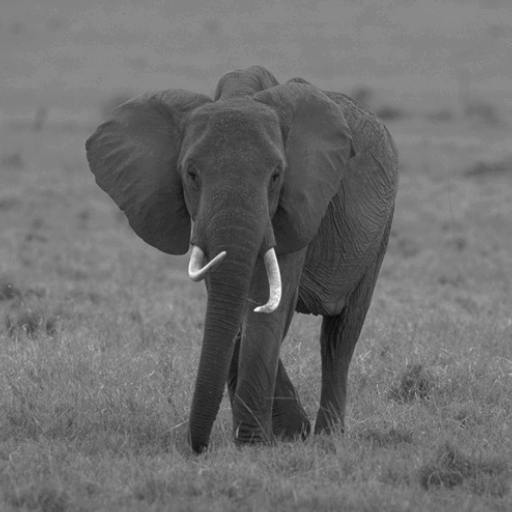
//> input picture images/elephant_3.pgm, 512 x 512 px, given in place of elephant_3.pgm.jpg, which was not available
$ ./inspi.main images/elephant_3.pgm   (built with g++ and OpenCV 4)
//> lines starting //> are read from the running program, lines starting //| are printed output that depends on the picture; after the words box and inside, x2 and y2 are one past the last pixel; in counts of white or black regions, pixels touching at a corner belong together; pictures that were not available may be replaced by others from this repository, and a replacement may not be noted

#include <stdio.h>
#include <opencv/cv.h>
#include <opencv2/highgui.hpp>
#include <opencv2/imgcodecs/imgcodecs_c.h>
#include <opencv2/highgui/highgui_c.h>

using namespace cv;
IplImage *img, *imgSobel, *imgLaplace, *imgCanny, *imgReference, *imgGauss;
int seuil_sobel = 70;
int seuil_laplace = 125;
int seuil_canny_bas=50, seuil_canny_haut =100;

//Compte le nombre de pixels contours dans l'image
// (à appeler sur l'image calculée et celle de référence)
float contours(IplImage *in){
	float compteur =0;
	CvScalar v;

	//On parcourt toute l'image,
	for(int i = 0; i < in->height; i++){
		for(int j = 0; j < in->width; j++){
		//Si le pixel est noir on le compte
			v = cvGet2D(in, i, j);
			if( v.val[0] == 0) compteur ++;
		}
	}


	return compteur;
}

//Compte combien de contours ont étés correctement trouvés
//cad pour chaque pixel dans l'image de référence est ce qu'il y'en a un au même endroit (au voisinage près)
float contours_corrects(IplImage *calculee, IplImage *reference){
	float compteur = 0;
	CvScalar v, voisin;
	bool correspond;

	//On parcourt toute l'image,
	for(int i = 1; i < reference->height; i++){
		for(int j = 1; j < reference->width; j++){
			correspond = false;
			v = cvGet2D(reference, i, j);
			//Si ce pixel est noir dans l'image de reference
			if( v.val[0] == 0){
				//Est ce qu'il y en a un noir aussi au voisinage de sa position dans l'image calculée
				for(int k=-1; k<2;k++){
					for(int l=-1; l<2; l++){
						voisin= cvGet2D(calculee, i+k, j+l);
						if(voisin.val[0] == 0) {
							correspond = true;
							break; //dès qu'on en trouve un plus besoin de tester les autres
						}
					}
				}
				if(correspond) compteur++;
			}
		}
	}

	return compteur;
}

//Applique un seuil
IplImage* seuiller(IplImage *in, int seuil){
	IplImage* out = cvCreateImage( cvGetSize(in), IPL_DEPTH_8U, 1 );
    CvScalar v;

	for(int i = 0; i < in->height; i++){
		for(int j = 0; j < in->width; j++){
			v = cvGet2D(in, i, j);
			if( v.val[0] < seuil )
				v.val[0] = 255;
			else
				v.val[0] = 0;
			cvSet2D(out, i, j, v);
		}
	}
	return out;
}

//Soustraction d'images
// [19 lines left out: function soustraction, not called in this run]

//Sobel
IplImage* sobel(IplImage* in){
    IplImage* out = cvCreateImage( cvGetSize(in), IPL_DEPTH_8U, 1 );
    CvScalar v;
	int dx[3][3] = {{-1,0,1},{-2,0,2},{-1,0,1}};
	int dy[3][3] = {{1,2,1},{0,0,0},{-1,-2,-1}};
	/* Filtre de Prewitt, pour tester
	int dx[3][3] = {{-1,0,1},{-1,0,1},{-1,0,1}};
	int dy[3][3] = {{-1,-1,-1},{0,0,0},{1,1,1}};*/

	int sx, sy, somme;
	for(int i = 1; i < in->height-2; i++){
		for(int j = 1; j < in->width-2; j++){
			//Initialisation de la somme
			sx = 0;
			sy = 0;
			//Parcours des voisins centrés sur le pixel (i,j)
			for(int voisin_h = -1; voisin_h <= 1; voisin_h++){
				for(int voisin_v = -1; voisin_v <= 1; voisin_v++){
					//On récupère la valeur du voisin
					v = cvGet2D(in, i+voisin_h, j+voisin_v);
					//On met à jour la somme
					//les (+1) sont là pour ne pas avoir d'indice négatif
					sx += (int)v.val[0] * dx[voisin_h+1][voisin_v+1];
					sy += (int)v.val[0] * dy[voisin_h+1][voisin_v+1];
				}
			}
			//somme = abs(sx)+abs(sy); Donne approximativement le même résultat que la méthode sqrt des carrés pour une complexité /2
			somme = sqrt( (sx*sx)+(sy*sy) );
			if( somme > 255 ) v.val[0] = 255;
			else v.val[0] = somme;
			cvSet2D(out, i, j, v);
		}
	}
	out = seuiller(out,seuil_sobel);
    return out;
}

//Laplace
IplImage* laplace(IplImage* in){
    IplImage* out = cvCreateImage( cvGetSize(in), IPL_DEPTH_8U, 1 );

	cvLaplace(in,out,3);

   	out = seuiller(out, seuil_laplace);
    return out;
}

//Canny
IplImage* canny(IplImage* in){
	int seuil_bas, seuil_haut, ouverture;
	ouverture =3; //taille du noyau

	IplImage* out = cvCreateImage( cvGetSize(in), IPL_DEPTH_8U, 1 );

	//Canny prend 2 seuils : Si l'amplitude du gradient dépasse le seuil haut, alors l'algo trace un contour
	// dans cette direction, jusqu'à ce que l'amplitude tombe en dessous du seuil bas ou que le gradient change de direction
	cvCanny( in, out, seuil_canny_bas, seuil_canny_haut, ouverture);
	out = seuiller(out, 255);

	return out;
}

//Libération de l'espace mémoire
// [8 lines left out: function detruireFenetres, not called in this run]

//Stats entre l'image de contours qu'on calcule et celle de reference
void mesures(IplImage *calculee, IplImage *reference, char *nomFiltre){
	//Nombre de pixels de contours dans l'image calculée
	float contoursDetectes = contours(calculee);
	//Nombre de pixels de contours dans l'image de reference
	float contoursReference = contours(reference);
	//Nombre de pixels contours correctement détectés dans l'image calculée	par rapport à l'image de ref
	float contoursCorrects = contours_corrects(calculee, reference);
	//Nombre de pixels detectés comme contours mais non contours dans l'image ref
	float fauxPositifs = contoursDetectes - contoursCorrects;
	//Nombre de pixels contours non détectés dans l'image calculée mais contours dans l'image de ref
	float fauxNegatifs = contoursReference - contoursCorrects;

	float performance = (float)(contoursCorrects/(contoursCorrects+fauxPositifs+fauxNegatifs));
	float TFP = (float)(fauxPositifs/(contoursCorrects+fauxPositifs+fauxNegatifs));
	float TFN = (float)(fauxNegatifs/(contoursCorrects+fauxPositifs+fauxNegatifs));

	printf("------ Stats pour %s ------\n", nomFiltre);
	printf("%.0f contours détectés\n", contoursDetectes);
	printf("%.0f contours reference\n", contoursReference);
	printf("%.0f contours corrects \n", contoursCorrects);
	printf("%.0f faux positifs \n", fauxPositifs);
	printf("%.0f faux negatifs \n", fauxNegatifs);
	printf("performance = %.2f %%\nTaux faux positifs = %.2f %%\nTaux faux negatifs = %.2f %%\n",performance*100,TFP*100,TFN*100);
	printf("\n");

}

//Les trackbars rappellent les algos sur l'image
// [17 lines left out: functions on_trackbar_sobel, on_trackbar_canny, on_trackbar_laplace, not called in this run]

int main( int argc, char** argv )
{
	//le nom pour aller chercher l'image de base et celle de contours de référence en même temps
    char fic[1024];

    //Vérification des arguments
    if( argc < 2 ) {
        fprintf( stderr, "Utilisation: Contours <image>\n" );
        return 1;
    }

    //Chargement de l'image d'origine
    sprintf(fic, "%s.jpg", argv[1]);
    img = cvLoadImage( fic, CV_LOAD_IMAGE_GRAYSCALE );
//> img is the input picture: 512 rows x 512 cols, CV_8UC1; min 10, max 251, mean 110.1
    if( img == 0 ) {
		fprintf( stderr, "Impossible de lire : %s!\n", argv[1] );
        return 1;
    }

    printf("Deplacez une trackbar pour changer les valeurs de seuil et calculer les statistiques\n");
    //On diminue un peu le bruit sur l'image de base
    imgGauss = cvCreateImage( cvGetSize(img), IPL_DEPTH_8U, 1 );
	cvSmooth( img, imgGauss, CV_GAUSSIAN, 11, 11 );

    //Affichage de l'image d'origine
    cvNamedWindow( "image", CV_WINDOW_NORMAL);
    cvMoveWindow("image", 475, 0);
    cvShowImage( "image", img );

    //Image de référence
	sprintf(fic, "%s_gt_binary.jpg", argv[1]);
	imgReference = cvLoadImage( fic, CV_LOAD_IMAGE_GRAYSCALE );
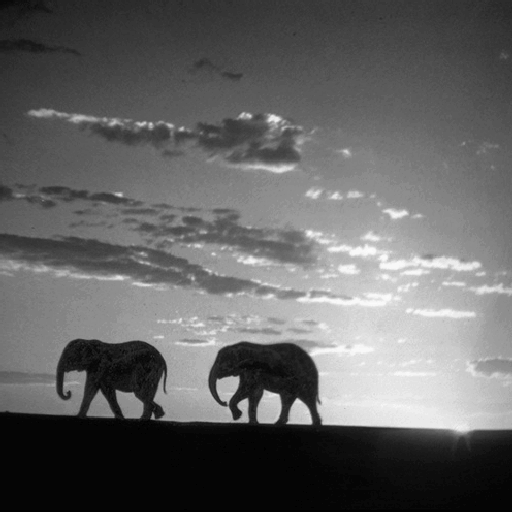
//> input picture images/elephants.pgm, 512 x 512 px, given in place of elephant_3.pgm_gt_binary.jpg, which was not available
//> imgReference is the input picture: 512 rows x 512 cols, CV_8UC1; min 0, max 251, mean 99
    cvNamedWindow("reference", CV_WINDOW_NORMAL);
    cvMoveWindow("reference", 1000, 0);
    cvShowImage( "reference", imgReference);

    //Sobel (sur l'image floutée pour une meilleure detection)
    imgSobel = sobel(imgGauss);
//> the loop in sobel, `for(int i = 1; i < in->height-2; i++)` made 509 passes
//> (sx, sy, v, somme) on passes 1 to 3: (0, 0, Scalar(0), 0), (0, 0, Scalar(0), 0), (-1, -3, Scalar(3), 3)
//> after the loop in sobel, `for(int i = 1; i < in->height-2; i++)`:
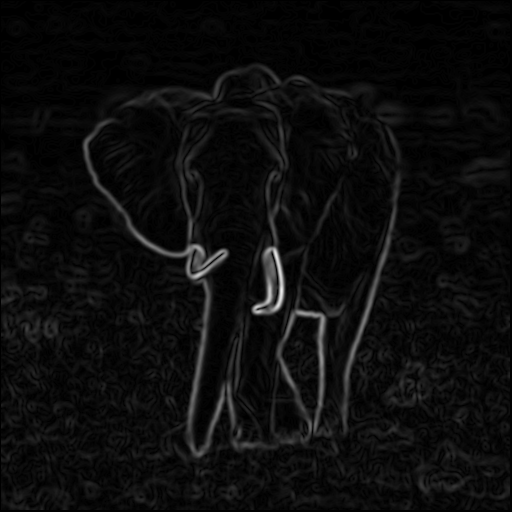
//> out: 512 rows x 512 cols, CV_8UC1; min 0, max 236, mean 12.2
//> after the loop in sobel, `for(int i = 1; i < in->height-2; i++)`: sx = -1; sy = 3; v = Scalar(3); somme = 3
//> after the loop in seuiller, `for(int i = 0; i < in->height; i++)`:
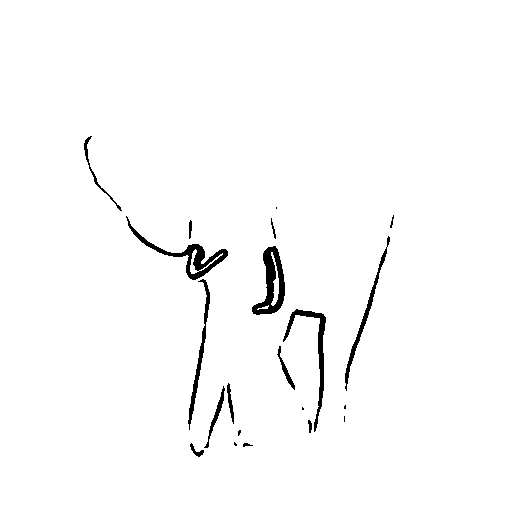
//> out: 512 rows x 512 cols, CV_8UC1; 98.1% white; 21 black regions (6 under 20 px), largest, box (x1, y1, x2, y2) and area: (252, 246, 285, 315) 1039, (126, 216, 228, 280) 994, (283, 309, 326, 432) 759
    cvNamedWindow("sobel", CV_WINDOW_NORMAL);
    cvMoveWindow("sobel", 0, 600);
    cvShowImage( "sobel", imgSobel);

    //Laplace (sur l'image floutée pour une meilleure detection)
    imgLaplace = laplace(img);
//> in laplace, `cvLaplace(in,out,3);`:
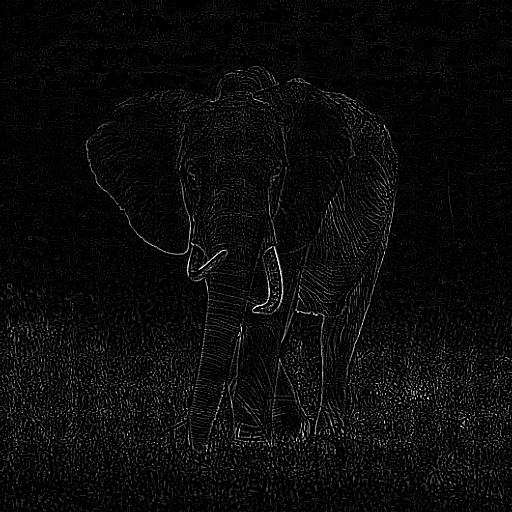
//> out: 512 rows x 512 cols, CV_8UC1; min 0, max 255, mean 10.7
//> call 2 of seuiller, with seuil = 125
//> after the loop in seuiller (call 2), `for(int i = 0; i < in->height; i++)`:
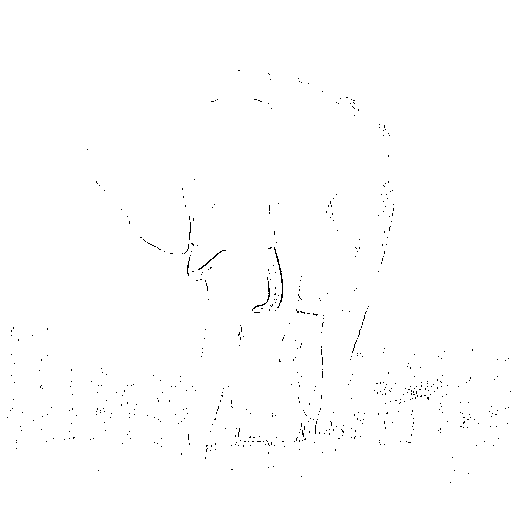
//> out: 512 rows x 512 cols, CV_8UC1; 99.5% white; black in thin lines or dots, all inside (x1, y1, x2, y2) = (7, 70, 511, 483)
    cvNamedWindow("laplace", CV_WINDOW_NORMAL);
    cvMoveWindow("laplace", 475, 600);
    cvShowImage( "laplace", imgLaplace);

    //Canny
    imgCanny = canny(imgGauss);
//> in canny, `cvCanny( in, out, seuil_canny_bas, seuil_canny_haut, ouverture);`:
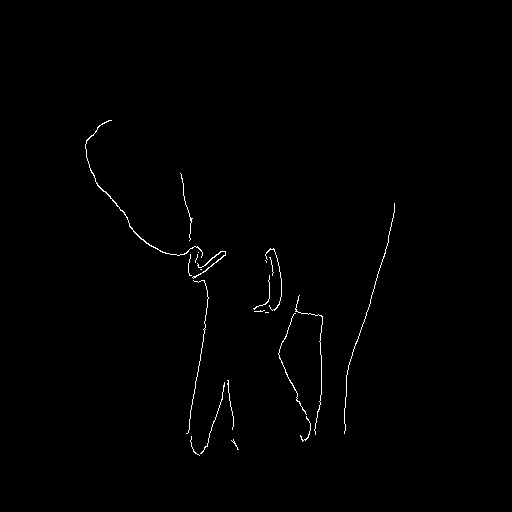
//> out: 512 rows x 512 cols, CV_8UC1; 0.6% white in thin lines or dots, all inside (x1, y1, x2, y2) = (85, 120, 395, 456)
    cvNamedWindow("canny", CV_WINDOW_NORMAL);
    cvMoveWindow("canny", 900, 600);
    cvShowImage( "canny", imgCanny);

	//Gestion des trackbars pour changer les valeurs de seuil à la volée
	createTrackbar("Valeur de seuil","sobel", &seuil_sobel, 255, on_trackbar_sobel);
	createTrackbar("Valeur de seuil","laplace", &seuil_laplace, 255, on_trackbar_laplace);
	createTrackbar("Seuil bas","canny", &seuil_canny_bas, 255, on_trackbar_canny);
	createTrackbar("Seuil haut","canny", &seuil_canny_haut, 255, on_trackbar_canny);

	cvResizeWindow("image", 400, 400);
	cvResizeWindow("reference", 400, 400);
	cvResizeWindow("sobel", 400, 400);
	cvResizeWindow("laplace", 400, 400);
	cvResizeWindow("canny", 400, 400);

	mesures(imgSobel, imgReference, (char*)"Sobel");
//> after the loop in contours, `for(int i = 0; i < in->height; i++)`: compteur = 4863
//> the loop in contours (call 2), `for(int i = 0; i < in->height; i++)` made 512 passes
//> v on passes 1 to 3: Scalar(44), Scalar(44), Scalar(41)
//> in mesures, `float contoursReference = contours(reference);`: contoursReference = 1166
//> (the run ends here: the program stops with an error, at `for(int i = 1; i < reference->height; i++)`)
